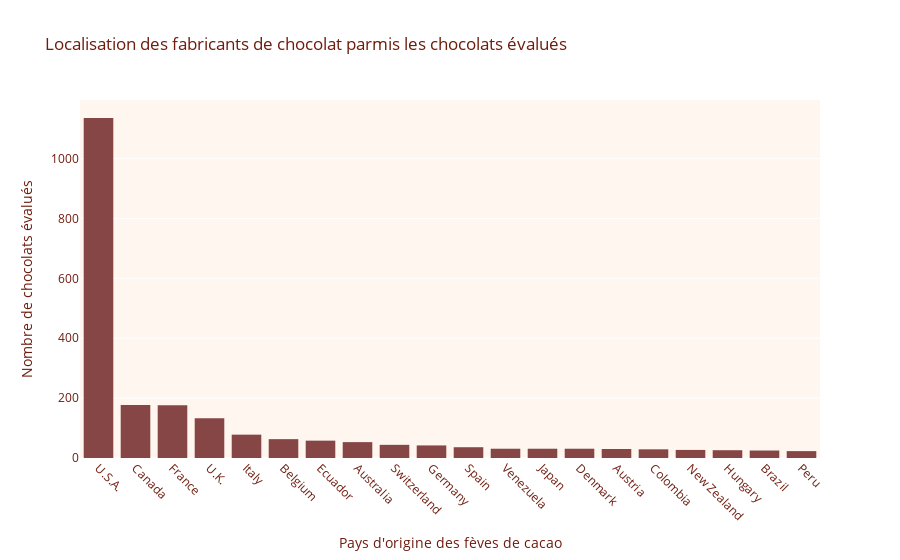

The cell this chart's notebook holds for it:
### Markdown cell above
### diagramme en barre

### Code cell
databis = data.copy()
databis['company_location'] = databis['company_location'].apply(lambda x: x if databis['company_location'].value_counts()[x] > 20 else 'Blend')

fig = px.histogram(databis[databis['company_location'] != 'Blend'], x='company_location', 
                   color_discrete_sequence=palette, title="Localisation des fabricants de chocolat parmis les chocolats évalués")
fig.update_xaxes(categoryorder='total descending', tickangle=45)
fig.update_layout(xaxis_title='Pays d\'origine des fèves de cacao', yaxis_title='Nombre de chocolats évalués')
fig.update_layout(plot_bgcolor=background_color, font_color=text_color)
fig.update_traces(marker=dict(color=palette[0]))
fig.show()

### Figure 1 — Plotly figure (JSON) as saved in the notebook; plotly's stock layout.template omitted (floating-point values rounded to 4 significant figures; data arrays with more than 128 entries replaced by an {"elided": "..."} marker saying what was removed)
{"data": [{"alignmentgroup": "True", "bingroup": "x", "hovertemplate": "company_location=%{x}<br>count=%{y}<extra></extra>", "legendgroup": "", "marker": {"color": "#874646", "pattern": {"shape": ""}}, "name": "", "offsetgroup": "", "orientation": "v", "showlegend": false, "type": "histogram", "x": {"elided": "2249 str values"}, "xaxis": "x", "yaxis": "y"}], "layout": {"barmode": "relative", "font": {"color": "#6f1c0e"}, "legend": {"tracegroupgap": 0}, "plot_bgcolor": "#fff7ef", "title": {"text": "Localisation des fabricants de chocolat parmis les chocolats évalués"}, "xaxis": {"anchor": "y", "categoryorder": "total descending", "domain": [0, 1], "tickangle": 45, "title": {"text": "Pays d'origine des fèves de cacao"}}, "yaxis": {"anchor": "x", "domain": [0, 1], "title": {"text": "Nombre de chocolats évalués"}}}}
